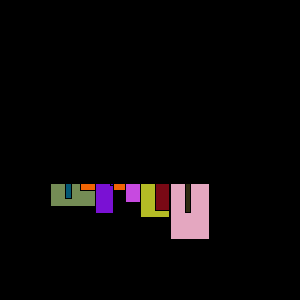
Frame 1 (no input)
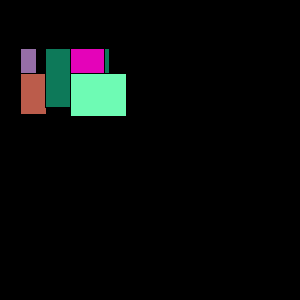
Frame 60 (the mouse pressed at the canvas centre just before this capture)
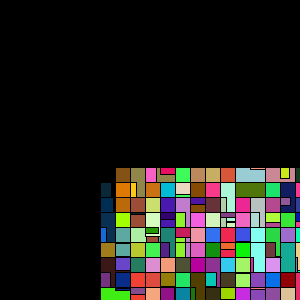
Frame 120 (the mouse held since frame 60 and released just before this capture)

The Processing sketch that drew these frames (run headless with seeded random() and noise(); from frame 60 on, the mouse is pressed at the canvas centre):

// Processing sketch: processing_7281
// ── processing_7281.pde

int x, pos;
int y, posy;
int w, h, distance;
float posf, posfy, limite2;
int limite, r,g,b;
color colo;
void setup() {
   size(300,300); 
   frameRate(15);
 }
void draw() {
     background(0);
  limite = int(random(300));
    posf= random(0,limite);
    pos = int(posf);
    posfy= random(0,limite);
    posy = int(posfy);
    distance = int(random(5,50));
    for(x=pos;x<limite;x=x+distance) {
      for(y=posy;y<limite;y=y+distance) {
        w = int(random(75));
        h = int(random(75));
        r = int(random(255));
        g = int(random(255));
        b = int(random(255));
        colo = color(r,g,b);
       organisme(x,y,w,h,colo);
      }
     }
}
void organisme(int x1,int y1,int w1, int h1,color col1) {
  int x,y,w,h;
  color c;
  x = x1;
  y = y1;
  w = w1;
  h = h1;
  c = col1;
  fill(c);
  rect(x,y,w,h);
}
